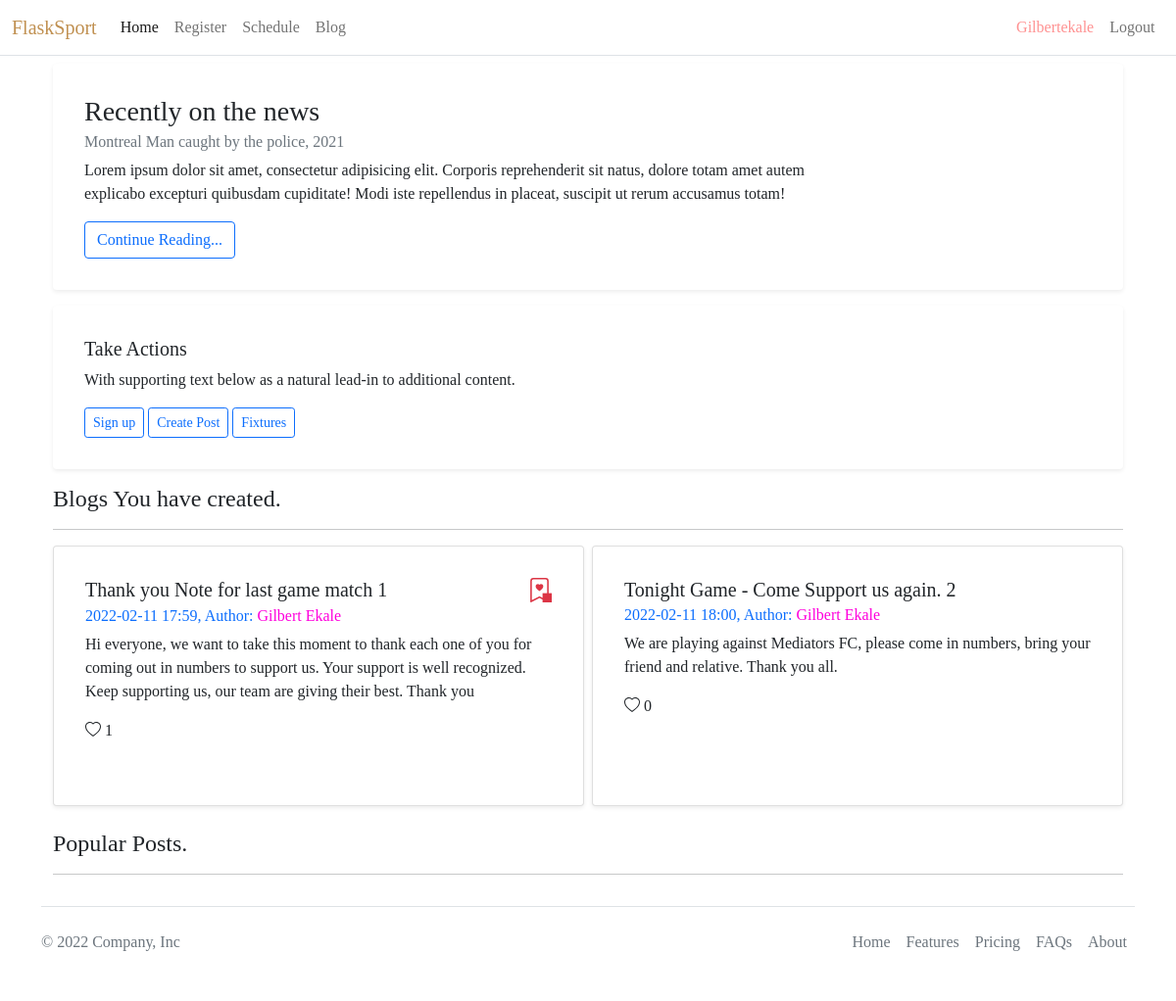
Page /blog/homepage/ (signed in) on the committed database.
### sport/models.py (models this page shows, shortened)
class User(db.Model, UserMixin):
    id = db.Column(db.Integer(), primary_key=True)
    username = db.Column(db.String(length=20), nullable=False, unique=True)
    first_name = db.Column(db.String(length=30), nullable=False, unique=True)
    last_name = db.Column(db.String(length=20), nullable=False, unique=True)
    email = db.Column(db.String(length=20), nullable=False, unique=True)
    password_hash = db.Column(db.String(length=80), nullable=False)
    date_of_birth = db.Column(db.String(length=10), nullable=False)
    team_id = db.Column(db.Integer(), db.ForeignKey('team.id'), nullable=True) #created only when the user registers for sport.
    is_registered = db.Column(db.Boolean(), nullable=True) # updated when user registers.
    user_bookmarked = db.relationship('Bookmarks', backref='user', lazy=True)
    posts_created = db.relationship('Post', backref='user', lazy=True)
    player_attributes = db.relationship(
        'Attributes', backref='user', lazy=True)
    @property
    def password(self):
        return self.password

class Post(db.Model):
    id = db.Column(db.Integer(), primary_key=True)
    post_title = db.Column(db.String(length=30), nullable=False)
    post_content = db.Column(db.String(length=1024),
                             nullable=False, unique=True)
    date_created = db.Column(db.String(length=14), nullable=False)
    likes_count = db.Column(db.Integer(), nullable=True, default=0)
    creator_id = db.Column(
        db.Integer(), db.ForeignKey('user.id'), nullable=False)
    bookmarked = db.relationship('Bookmarks', backref='post', lazy=True)

class Bookmarks(db.Model):
    id = db.Column(db.Integer(), primary_key=True)
    post_id = db.Column(db.Integer(), db.ForeignKey('post.id'), nullable=True)
    liker_id = db.Column(db.Integer(), db.ForeignKey('user.id'), nullable=True)

### sport/routes.py (the view)
@app.route('/blog/homepage/', methods=['POST', 'GET'])
@login_required
def blog_page():
    content = CreatePostForm()
    user_blogs = Post.query.filter_by(creator_id=current_user.id).order_by(Post.date_created).limit(2)
    all_blogs = blogsview.blog()
    bookmarks = Bookmarks.query.all()
    if request.method == 'POST':
        like = request.form.get('post_liked') #value = 1; used to increase likes count/ bookmarks
        postid = request.form.get('current_post_id')
        if like == '1':
            current_post = Post.query.filter_by(id=int(postid)).first()
            book_mark= Bookmarks.query.filter_by(post_id=current_post.id).all()
            for item in book_mark:
                if item.liker_id == current_user.id:
                    flash('You already liked this post', category='info')
                    return redirect(url_for('blog_page'))
            else:
                this_post = Post.query.filter_by(id=int(postid)).first()
                post_bookmark = Bookmarks(
                    post_id=this_post.id,
                    liker_id = current_user.id
                )
                db.session.add(post_bookmark)
                db.session.commit()
                this_post.update_likes(like)
                flash('You have liked this post', category='success')
                return redirect(url_for('blog_page'))
        else:
            create_post = Post(
                post_title=content.post_title.data,
                post_content=content.post_content.data,
                date_created = datetime.datetime.today(),
                creator_id=current_user.id
            )
            db.session.add(create_post)
            db.session.commit()
            flash('Your post has been uploaded !!! ')
            return redirect(url_for('blog_page'))
    elif request.method == 'GET':
        return render_template('blog/blog-create-post.html', content=content, user_blogs=user_blogs, all_blogs = all_blogs, bookmarks=bookmarks)
    else:
        flash('Sorry we have no idea what just happen', category='info')

### sport/models.py (called while the page is built)
@login_manager.user_loader
def load_user(user_id):
    return User.query.get(int(user_id))

### sport/utility/blogsview.py (called while the page is built)
def blog():
    blogs = Post.query.all()
    all_blogs = []
    for item in blogs:
        recent_blog = {}
        creator = User.query.filter_by(id=item.creator_id).first()
        recent_blog['id'] = item.id
        recent_blog['post_title'] = item.post_title
        recent_blog['date_created']=item.date_created
        recent_blog['post_content'] = item.post_content
        recent_blog['creator_name']= creator.first_name
        recent_blog['likes_count']=item.likes_count
        all_blogs.append(recent_blog)
    return all_blogs

### sport/templates/blog/blog-create-post.html (shortened to what this page needs)
{% extends 'base.html'%} {% block title %} Create Post {% endblock %} {% block content %}
<main id="blog" class="container mt-2">
    <section id="blog-recent">
        <div class="container">
            <div class="card border-0 shadow-sm p-3 mb-3 bg-body rounded">
                <div class="card-body">
                    <h3 class="card-title">Recently on the news</h3>
                    <h6 class="card-subtitle mb-2 text-muted">
                        Montreal Man caught by the police, 2021
                    </h6>
                    <p class="card-text" style="width: 50rem">
                        Lorem ipsum dolor sit amet, consectetur adipisicing elit. Corporis reprehenderit sit natus, dolore totam amet autem explicabo excepturi quibusdam cupiditate! Modi iste repellendus in placeat, suscipit ut rerum accusamus totam!
                    </p>
                    <a href="" class="btn btn-outline-primary">Continue Reading...</a>
                </div>
            </div>
        </div>
    </section>
    <section id="create-post">
        <div class="container">
            <div class="card border-0 shadow-sm p-3 mb-3 bg-body rounded">
                <div class="card-body">
                    <h5 class="card-title">Take Actions</h5>
                    <p class="card-text">
                        With supporting text below as a natural lead-in to additional content.
                    </p>
                    <a href="#" class="btn btn-outline-primary btn-sm">Sign up</a> {% include 'includes/post-modal.html' %}
                    <a href="{{url_for('schedule_page', dates='2022/23 season')}}" class="btn btn-outline-primary btn-sm">Fixtures</a>
                </div>
            </div>
        </div>
    </section>
    <section id="recent-blogs">
        <div class="container">
            <h4>Blogs You have created.</h4>
            <hr />
            <div class="row row-cols-1 row-cols-md-2 g-2">
                {% if current_user.is_authenticated %} {% for item in user_blogs %}
                <div class="col">
                    <div class="card shadow-sm p-3 mb-3 bg-body rounded h-100">
                        <div class="card-body">
                            <h5 class="card-title font-weight-bold d-flex justify-content-between">
                                {{item.post_title}} {{item.id}}
                                {% for item_marked in bookmarks %} {% if item_marked.post_id == item.id %}{% if item_marked.liker_id == current_user.id %}
                                <svg xmlns="http://www.w3.org/2000/svg" width="25" height="25" fill="currentColor" class="bi bi-bookmark-heart" viewBox="0 0 16 16" id="book-{{item.id}}">
                                    <path fill-rule="evenodd"
                                        d="M8 4.41c1.387-1.425 4.854 1.07 0 4.277C3.146 5.48 6.613 2.986 8 4.412z" />
                                    <path
                                        d="M2 2a2 2 0 0 1 2-2h8a2 2 0 0 1 2 2v13.5a.5.5 0 0 1-.777.416L8 13.101l-5.223 2.815A.5.5 0 0 1 2 15.5V2zm2-1a1 1 0 0 0-1 1v12.566l4.723-2.482a.5.5 0 0 1 .554 0L13 14.566V2a1 1 0 0 0-1-1H4z" />
                                    <rect x="10" y="10" width="100" height="100" />
                                </svg> {% endif %}{% endif %} {% endfor %}
                            </h5>
                            <h6 class="card-subtitle mb-2 text-primary">
                                {{item.date_created[:16]}}, Author:
                                <span style="color: rgb(255, 0, 221)">{{current_user.first_name}}</span>
                            </h6>
                            <p class="card-text">{{item.post_content}}</p>
                            <form method="post" id="item-{{item.id}}">
                                <p>
                                    <span id="likes-item-{{item.id}}">{{item.likes_count}}</span>
                                </p>
                            </form>
                        </div>
                    </div>
                </div>
                {% endfor %} {% endif %}
            </div>
            <br>
            <h4>Popular Posts.</h4>
            <hr />
        </div>
    </section>
</main>
{% endblock %}

### sport/templates/base.html (shortened to what this page needs)
<!doctype html>
<html lang="en">
<head>
    <link rel="stylesheet" href="static/css/style.css">
    <link href="https://cdn.jsdelivr.net/npm/bootstrap@5.1.3/dist/css/bootstrap.min.css" rel="stylesheet"
>
</head>
<body>
    <nav class="navbar navbar-expand-md navbar-light border-bottom">
        <div class="container-fluid">
            <a class="navbar-brand" href="{{url_for('home_page')}}"
                style="font-family: 'Merriweather', serif;color:rgba(169, 104, 18, 0.734)">FlaskSport</a>
            <div class="row collapse navbar-collapse" id="navbarNav" style="font-family: 'Merriweather', serif">
                <div class="col-lg-10">
                    <ul class="navbar-nav">
                        <li class="nav-item">
                            <a class="nav-link active" aria-current="page" href="{{url_for('home_page')}}">Home</a>
                        </li>
                        {% if current_user.is_authenticated %}
                        <li class="nav-item">
                            <a class="nav-link" href="{{url_for('registration_page')}}">Register</a>
                        </li>
                        {% endif %}
                        <li class="nav-item">
                            <a class="nav-link" href="{{url_for('schedule_page')}}">Schedule</a>
                        </li>
                        <li class="nav-item">
                            <a class="nav-link" href="{{url_for('blog_page')}}">Blog</a>
                        </li>
                    </ul>
                </div>
                <div class='col-lg-2'>
                    <ul class="navbar-nav">
                        {% if current_user.is_authenticated%}
                        <li class="nav-item">
                            <a class="nav-link text-capitalize" href="{{url_for('view_user_profile')}}"
                                style='color:rgba(255, 47, 47, 0.53)'>{{current_user.username}}</a>
                        </li>
                        <li class="nav-item justify-content-end">
                            <a class="nav-link" href="{{url_for('logout_page')}}">Logout</a>
                        </li>
                        {% endif %}
                    </ul>
                </div>
            </div>
        </div>
    </nav>
    {% block content %}
    {% endblock %}
    {% include 'includes/footer.html' %}
</body>
</html>

### sport/templates/blog/blog-create-post.html (style rules this page uses)
svg, .card { cursor: pointer; }

### sport/templates/base.html (style rules this page uses)
body { font-family: 'Times New Roman', Times, serif; }
h1, h3, h4 { font-family: 'Merriweather', serif; }
.bi { vertical-align: -.125em; fill: currentColor; }

### rows in the picture
User: username "Gilbertekale", first_name "Gilbert Ekale"
Post: post_title "Thank you Note for last game match", id "1", date_created "2022-02-11 17:59", post_content "Hi everyone, we want to take this moment to thank each one of you for coming out in numbers to support us. Your support is well recognized. Keep supporting us, our team are giving their best. Thank you", likes_count "1"
Post: post_title "Tonight Game - Come Support us again.", id "2", date_created "2022-02-11 18:00", post_content "We are playing against Mediators FC, please come in numbers, bring your friend and relative. Thank you all.", likes_count "0"
